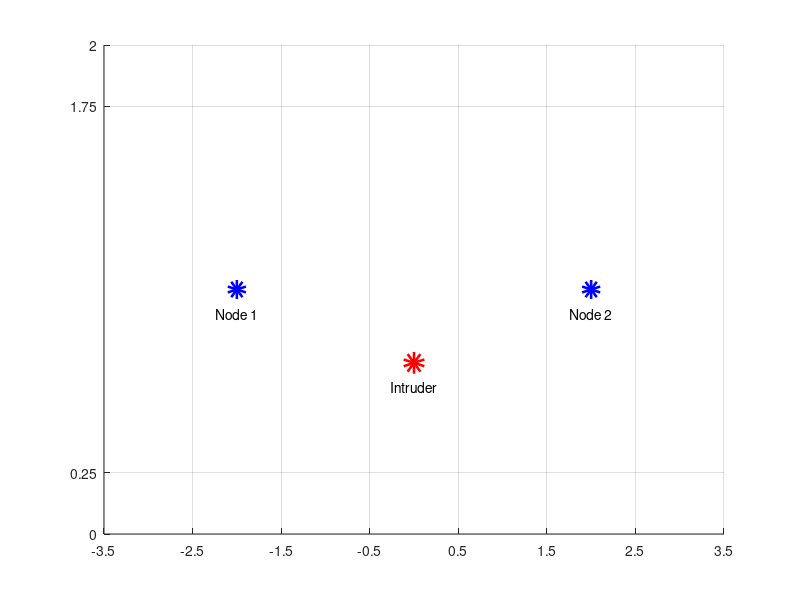

Write the MATLAB code that produced this figure. (Note: this script raises an error after producing the figure.)
%/*
%  FILE: severity_analysis.m
%  VERSION: 1.0.1
%  TEST DATE: 14 April 2023
%  DATE: 15 April 2023
%  PROJECT: Distributed Fence Monitor Capstone
%  AUTHORS: Briellyn Braithwaite
%  DESCRIPTION: Collected fence climbing data using dfm_recv.m. Processing
%               and producing graphs in this file.
%*/

% Data from a variety of people and methods, including sneaky and
% on-the-pole
% Zapata did not like this
%%
clearvars
close all
format longg

%% Between units
trial = 1:4;
u1 = [7 5 6 10];
u2 = [3 4 5 3];

% Build the fence
figure, hold on
xlim([-3.5 3.5])
xticks(sort([-3.5:1:3.5]))
ylim([0 2])
yticks([0 0.25 1.75 2])
grid on
% place the nodes
plot([-2 2], [1 1], 'bo', 'linewidth', 8)
text(-2, 0.9, 'Node 1', 'HorizontalAlignment', 'center')
text(2, 0.9, 'Node 2', 'HorizontalAlignment', 'center')
% place the Intruder
plot(0, 0.7, 'ro', 'linewidth', 10)
text(0, 0.6, 'Intruder', 'HorizontalAlignment', 'center')
% place data
text(-2, 1.5, ["Severity" string(u1)], 'HorizontalAlignment', 'center')
text(2, 1.5, ["Severity" string(u2)], 'HorizontalAlignment', 'center')
% formatting
xticklabels([])
yticklabels([])
title('Intruder Climbs Between Nodes')

id = 1;
for n=-3:3
    text(n, 0.2, num2str(id), 'HorizontalAlignment', 'center')
    id = id + 1;
end
xlabel('Fence Panel')
%% On top of unit
trial = 1:3;
u1 = [15 15 15];
u2 = [0 0 0];

% Build the fence
figure, hold on
xlim([-3.5 3.5])
xticks(sort([-3.5:1:3.5]))
ylim([0 2])
yticks([0 0.25 1.75 2])
grid on
% place the nodes
plot([-2 2], [1 1], 'bo', 'linewidth', 8)
text(-2, 0.9, 'Node 1', 'HorizontalAlignment', 'center')
text(2, 0.9, 'Node 2', 'HorizontalAlignment', 'center')
% place the Intruder
plot(-2, 0.7, 'ro', 'linewidth', 10)
text(-2, 0.6, 'Intruder', 'HorizontalAlignment', 'center')
% place data
text(-2, 1.5, ["Severity" string(u1)], 'HorizontalAlignment', 'center')
text(2, 1.5, ["Severity" string(u2)], 'HorizontalAlignment', 'center')
% formatting
xticklabels([])
yticklabels([])
title('Intruder Climbs Directly on Node')

id = 1;
for n=-3:3
    text(n, 0.2, num2str(id), 'HorizontalAlignment', 'center')
    id = id + 1;
end
xlabel('Fence Panel')
%% One-away from 1, between
trial = 1:3;
u1 = [7 11 12];
u2 = [0 3 2];

% Build the fence
figure, hold on
xlim([-3.5 3.5])
xticks(sort([-3.5:1:3.5]))
ylim([0 2])
yticks([0 0.25 1.75 2])
grid on
% place the nodes
plot([-2 2], [1 1], 'bo', 'linewidth', 8)
text(-2, 0.9, 'Node 1', 'HorizontalAlignment', 'center')
text(2, 0.9, 'Node 2', 'HorizontalAlignment', 'center')
% place the Intruder
plot(-1, 0.7, 'ro', 'linewidth', 10)
text(-1, 0.6, 'Intruder', 'HorizontalAlignment', 'center')
% place data
text(-2, 1.5, ["Severity" string(u1)], 'HorizontalAlignment', 'center')
text(2, 1.5, ["Severity" string(u2)], 'HorizontalAlignment', 'center')
% formatting
xticklabels([])
yticklabels([])
title('Intruder Climbs Closer to Node 1')

id = 1;
for n=-3:3
    text(n, 0.2, num2str(id), 'HorizontalAlignment', 'center')
    id = id + 1;
end
xlabel('Fence Panel')
%% One-away from 2, between
trial = 1:3;
u1 = [3 6 0];
u2 = [4 5 9];

% Build the fence
figure, hold on
xlim([-3.5 3.5])
xticks(sort([-3.5:1:3.5]))
ylim([0 2])
yticks([0 0.25 1.75 2])
grid on
% place the nodes
plot([-2 2], [1 1], 'bo', 'linewidth', 8)
text(-2, 0.9, 'Node 1', 'HorizontalAlignment', 'center')
text(2, 0.9, 'Node 2', 'HorizontalAlignment', 'center')
% place the Intruder
plot(1, 0.7, 'ro', 'linewidth', 10)
text(1, 0.6, 'Intruder', 'HorizontalAlignment', 'center')
% place data
text(-2, 1.5, ["Severity" string(u1)], 'HorizontalAlignment', 'center')
text(2, 1.5, ["Severity" string(u2)], 'HorizontalAlignment', 'center')
% formatting
xticklabels([])
yticklabels([])
title('Intruder Climbs Closer to Node 2')

id = 1;
for n=-3:3
    text(n, 0.2, num2str(id), 'HorizontalAlignment', 'center')
    id = id + 1;
end
xlabel('Fence Panel')